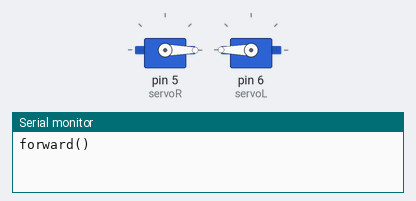
Bench run of a sketch on a simulated Arduino Uno, built with avr-gcc and run on an emulated ATmega328P. Parts: 2 × servo, the last lines printed to the serial monitor.

Above: at 0.05 s.
At 2.3 s:
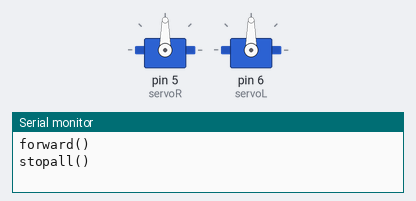
At 4.55 s:
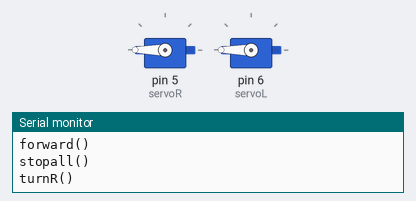
Timing chart, 0 to 5.9 s (numbered marks = the images above):
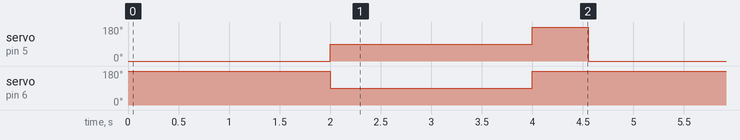

Measured:
- by itself, servo on pin 5 (servoR): repeats every 4.6 s: 180° 0.55 s, 0° 2.0 s, 90° 2.0 s
- by itself, servo on pin 6 (servoL): alternates 180° for 2.6 s and 90° for 2.0 s

The sketch:

move-square.ino
```cpp
// move-square.ino

#include <Servo.h>
Servo servoL;  // creates servo object to control a servo
Servo servoR;  // creates servo object to control a servo

// Servo Tuning
// These values are just starting points. Every servo is a little different and so you may need to fine tune each.
// Don't forget that depending n how you have your servos mounted, a value can go "forward" on one servo but
// "backward" on the other.
// You may need to tune the forward rev values to go in a straight line or turn.
// You will probably need to tune the stopL and stopR values to get to a dead stop on each servo

// 0 full speeed one direction - 180 full speed opposite direction - 90 full stop
const int leftServoForward = 180;   // 135 is Clockwise, full speed (around 90 is stopped)
const int leftServoReverse = 0;    // 45 is Counter Clockwise, full speed (ardound 90 is stopped)

const int rightServoForward = 0;    // 45 is Counter Clockwise, full speed (ardound 90 is stopped)
const int rightServoReverse = 180;   // 135 is Clockwise, full speed (around 90 is stopped)

const int leftServoStop = 90;    // 90 is usually "stopped" (you may need to fine tune it for dead stop)
const int rightServoStop = 90;    // 90 is usually "stopped" (you may need to fine tune it for dead stop)

const int delayTime = 2000; // Delay program execution for 3000 ms or 3 seconds
const int turnDelay = 550;


void setup() {
  servoR.attach(5);  // attaches the left servo on pin 5
  servoL.attach(6);  // attaches the right servo on pin 6

  // ** initialize serial communication:
  Serial.begin(9600);
}


// ***********************************************************
// *******************MAIN LOOP ******************************
// ***********************************************************
// Runs forever...
void loop() {
  // put your main code here, to run repeatedly:

  forward();    // move forward // RSR LSR
  delay(delayTime);   // got for 500ms (1/2 second)
  stopall();
  delay(delayTime);
  turnR();
  stopall();
}


////////////// Everything below this is program functoions called from the main loop

// ***********************************************************
// ***** turnR() *********************************************
// ***********************************************************
void turnR(){
    // turns right approx 90 degrees (may need to be tuned)
    Serial.println("turnR()");
    servoL.write(leftServoForward);           // rotate L servo forward
    servoR.write(rightServoReverse);           // rotate R servo reverse (which turns us right)
    delay(turnDelay);                 // wait for full turn
    servoR.write(rightServoStop);              // stop
    servoL.write(leftServoStop);              // stop
}


// ***********************************************************
// ***** turnL() *********************************************
// ***********************************************************
void turnL(){
    // turns left approx 90 degrees (may need to be tuned)
  Serial.println("turnL()");
    servoL.write(rightServoForward);           // rotate R servo forward
    servoR.write(leftServoReverse);           // rotate L servo reverse (which turns us left)
    delay(delayTime);                       // wait for full turn
    servoR.write(rightServoStop);              // stop
    servoL.write(leftServoStop);              // stop
}


// ***********************************************************
// ***** forward() *********************************************
// ***********************************************************
void forward(){
    // goes forward, forever
    Serial.println("forward()");
    servoL.write(rightServoReverse);           // rotate R servo forward
    servoR.write(leftServoReverse);           // rotate L servo forward
}

// ***********************************************************
// ***** backward() *********************************************
// ***********************************************************
void backward(){
    // goes backwards, forever
    Serial.println("backward()");
    servoL.write(rightServoForward);           // rotate R servo forward
    servoR.write(leftServoForward);           // rotate L servo forward
}

// ***********************************************************
// ***** stopall() *********************************************
// ***********************************************************
void stopall(){
    // stops
    Serial.println("stopall()");
    servoR.write(rightServoStop);              // stop
    servoL.write(leftServoStop);              // stop
}
```
